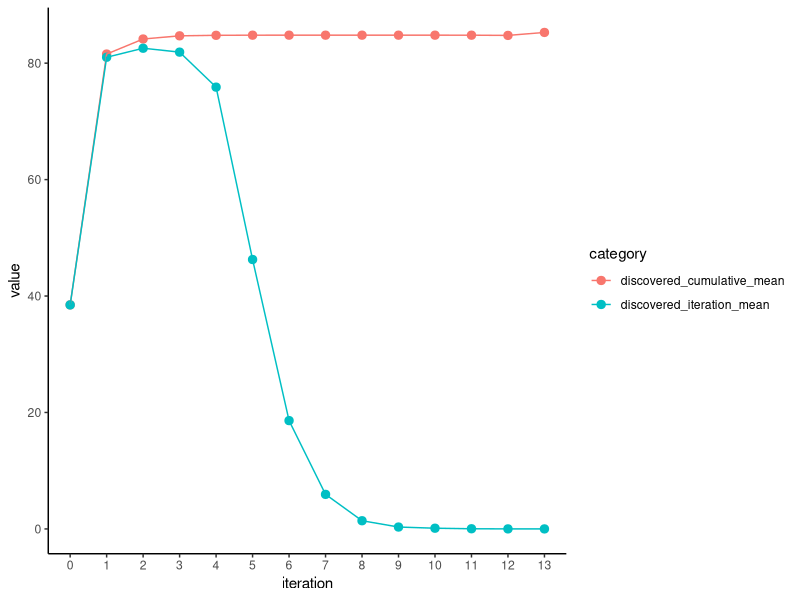
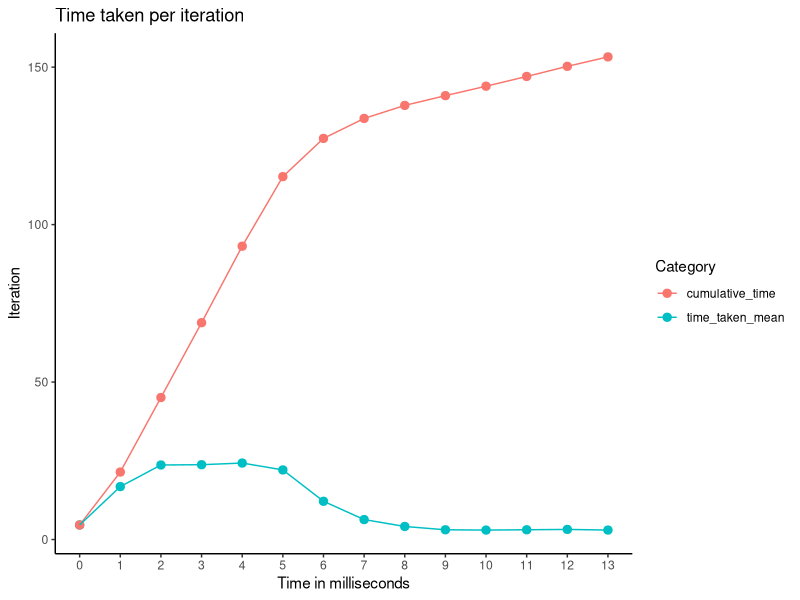

Reproduce these figures in R, in order.
require(ggplot2)
require(dplyr)
require(tidyr)
require(scales) # For the percent_format() function
require(stringr)

data <- read.csv('lane_activity.csv')


data_grouped <- data %>% group_by(iteration) %>%
    summarise_at(.vars = vars(discovered_cumulative,
                              discovered_iteration,
                              finished_iteration,
                              finished_total,
                              time_taken),
               .funs = c(mean="mean"))
data_grouped

data_grouped[,"cumulative_time"] <- cumsum(data_grouped$time_taken_mean)

data_long <- pivot_longer(data_grouped,
                          cols=c('discovered_cumulative_mean',
                                 "discovered_iteration_mean",
                                 "finished_iteration_mean",
                                 "finished_total_mean",
                                 "time_taken_mean",
                                 "cumulative_time"),
                          names_to="category",
                          values_to="value")

data_long$iteration <- as.factor(data_long$iteration)


ggplot(data_long %>% filter(category == "discovered_cumulative_mean" | category == "discovered_iteration_mean"),
       aes(x=iteration, y=value, fill=category)) +
  geom_point(aes(col=category, group=category), size=2.5) +
  geom_line(aes(col=category, group=category)) +
  theme_classic()

ggplot(data_long %>% filter(category == "time_taken_mean" | category == "cumulative_time"),
       aes(x=iteration, y=value, fill=category)) +
  geom_point(aes(col=category, group=category), size=2.5) +
  geom_line(aes(col=category, group=category)) +
  theme_classic() +
  labs(title="Time taken per iteration",
       x="Time in milliseconds",
       y="Iteration", fill="Category", col="Category")

